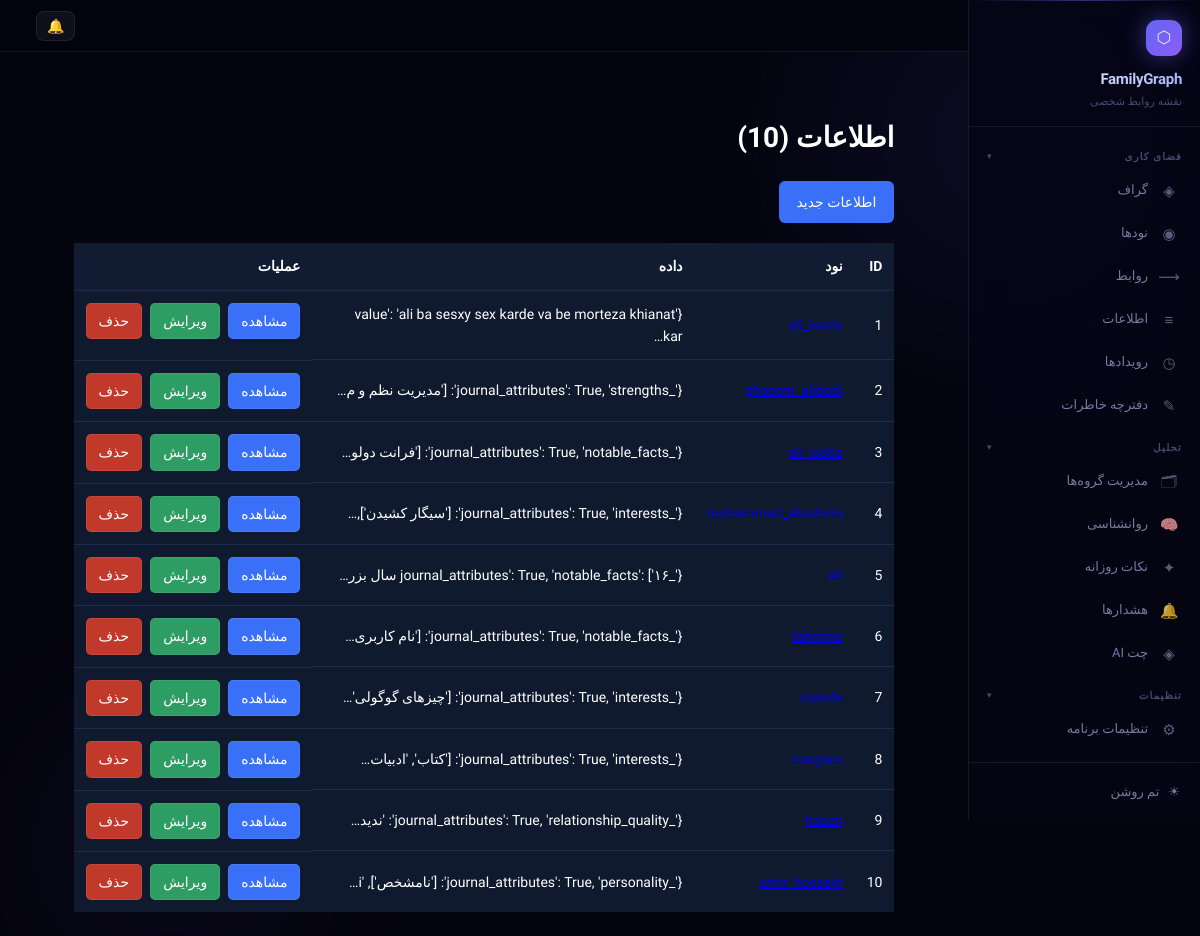
The app's page /informations/ with its own data.
### main/models.py (models this page shows, shortened)
class Information(models.Model):
    VISIBILITY_CHOICES = [
        ('public', 'Everyone can see'),
        ('shared', 'Someone can see'),
        ('private', 'Nobody'),
    ]
    node = models.ForeignKey(
        Node,
        on_delete=models.PROTECT,
        related_name='informations'
    )
    visibility = models.CharField(
        max_length=10,
        choices=VISIBILITY_CHOICES,
        default='private'
    )
    data = models.JSONField(blank=True, null=True)

### main/views.py (the view)
# urls.py: path('informations/', InformationListView.as_view(), name='information_list'),
class InformationListView(ListView):
    model = Information
    template_name = 'informations/informations_list.html'
    context_object_name = 'informations'
    paginate_by = 20
    def get_queryset(self):
        return Information.objects.select_related('node').all()

### templates/informations/informations_list.html (shortened to what this page needs)
{% extends "base.html" %}
{% block content %}
<div class="container">
	<h1 class="title">
		اطلاعات ({{ page_obj.paginator.count }})
	</h1>
	<a href="{% url 'information_create' %}" class="btn-create">
		اطلاعات جدید
	</a>
	{% if object_list %}
	<table class="info-table">
		<thead>
			<tr>
				<th>ID</th>
				<th>نود</th>
				<th>داده</th>
				<th>عملیات</th>
			</tr>
		</thead>
		<tbody>
			{% for info in object_list %}
			<tr>
				<td>{{ info.id }}</td>
				<td>
					<a href="{% url 'node_detail' info.node.id %}">
					</a>
				</td>
				<td class="data-cell">
					{{ info.data|truncatechars:60 }}
				</td>
				<td class="actions">
					<a class="btn view"
					   href="{% url 'information_detail' info.id %}">
						مشاهده
					</a>
					<a class="btn edit"
					   href="{% url 'information_update' info.id %}">
						ویرایش
					</a>
					<a class="btn delete"
					   href="{% url 'information_delete' info.id %}">
						حذف
					</a>
				</td>
			</tr>
			{% endfor %}
		</tbody>
	</table>
	{% else %}
	<div class="empty">
		هیچ اطلاعاتی ثبت نشده
	</div>
	{% endif %}
</div>
{% endblock %}

### templates/informations/informations_list.html (style rules this page uses)
.container { width:90%; max-width:1000px; margin:auto; margin-top:40px; color:white; }
.title { font-size:28px; margin-bottom:20px; }
.btn-create { display:inline-block; margin-bottom:20px; padding:10px 18px; background:#3a6ff7; color:white; text-decoration:none; border-radius:6px; }
.info-table { width:100%; border-collapse:collapse; background:#0f1a2e; }
.info-table th { background:#111c33; padding:12px; text-align:right; }
.info-table td { padding:12px; border-top:1px solid #1d2c4d; }
.data-cell { max-width:400px; overflow:hidden; }
.actions { display:flex; gap:8px; }
.btn { padding:6px 12px; border-radius:5px; text-decoration:none; color:white; font-size:14px; }
.view { background:#3a6ff7; }
.edit { background:#2e9d63; }
.delete { background:#c0392b; }

### records on screen
Information: id "1", data "{'value': 'ali ba sesxy sex karde va be morteza khianat kar…"
Information: id "2", data "{'_journal_attributes': True, 'strengths': ['مدیریت نظم و م…"
Information: id "3", data "{'_journal_attributes': True, 'notable_facts': ['فرانت دولو…"
Information: id "4", data "{'_journal_attributes': True, 'interests': ['سیگار کشیدن'],…"
Information: id "5", data "{'_journal_attributes': True, 'notable_facts': ['۱۶ سال بزر…"
Information: id "6", data "{'_journal_attributes': True, 'notable_facts': ['نام کاربری…"
Information: id "7", data "{'_journal_attributes': True, 'interests': ['چیزهای گوگولی'…"
Information: id "8", data "{'_journal_attributes': True, 'interests': ['کتاب', 'ادبیات…"
Information: id "9", data "{'_journal_attributes': True, 'relationship_quality': 'ندید…"
Information: id "10", data "{'_journal_attributes': True, 'personality': ['نامشخص'], 'i…"

### other values on screen
{{ page_obj.paginator.count }} "10"
